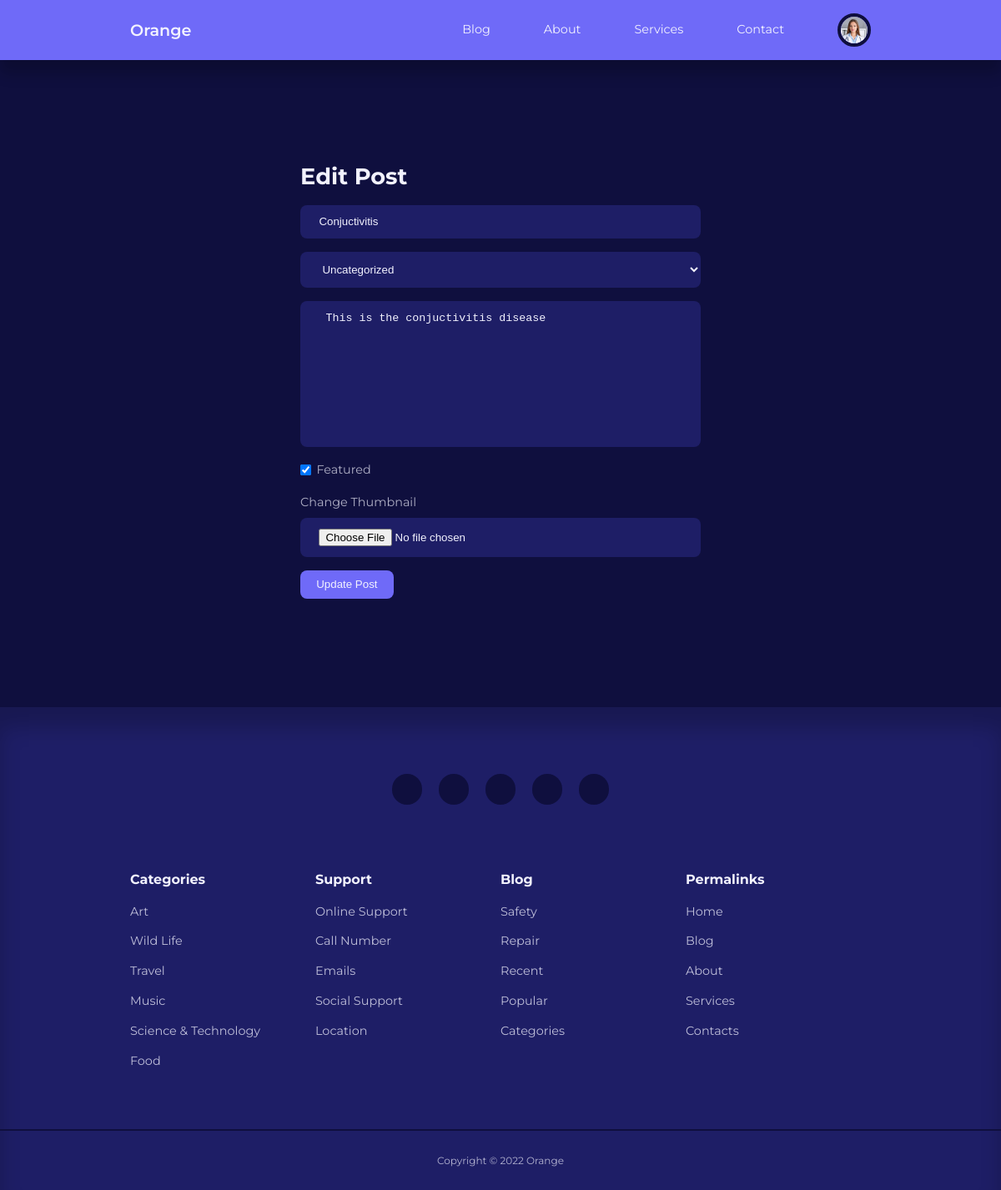
Screenshot of /admin/edit-post.php?id=1 (signed in) with the database file from the repository.
### tables this page shows
CREATE TABLE `users` (
  `id` int(11) UNSIGNED NOT NULL,
  `firstname` varchar(50) NOT NULL,
  `lastname` varchar(50) NOT NULL,
  `username` varchar(50) NOT NULL,
  `email` varchar(100) NOT NULL,
  `password` varchar(255) NOT NULL,
  `avatar` varchar(255) NOT NULL,
  `is_admin` tinyint(1) NOT NULL,
  `Specialization_title` varchar(50) NOT NULL,
  `specialization_id` int(11) UNSIGNED DEFAULT NULL
);

CREATE TABLE `diseaseposts` (
  `id` int(11) UNSIGNED NOT NULL,
  `title` varchar(250) NOT NULL,
  `body` text NOT NULL,
  `thumbnail` varchar(255) NOT NULL,
  `date_time` int(11) NOT NULL DEFAULT current_timestamp(),
  `category_id` int(11) UNSIGNED DEFAULT NULL,
  `author_id` int(11) UNSIGNED NOT NULL,
  `is_featured` tinyint(1) NOT NULL
);

### admin/partials/header.php (called while the page is built, shortened)
<?php
require '../partials/header.php';

### admin/edit-post.php (the view, shortened to what this page needs)
<?php
include 'partials/header.php';
$category_query="SELECT * FROM diseasecategories";
$categories=mysqli_query($connection,$category_query);
if(isset($_GET['id'])){
    $id=filter_var($_GET['id'],FILTER_SANITIZE_NUMBER_INT);
    $query="SELECT * FROM diseaseposts WHERE id=$id";
    $result=mysqli_query($connection,$query);
    $post=mysqli_fetch_assoc($result);
}
else{
    header('location:' . ROOT_URL . 'admin/');
    die();
}
?>
<section class="form_section">
    <div class="container form_section-container">
        <h2>Edit Post</h2>
        <form action="<?=ROOT_URL?>admin/edit-post-logic.php"enctype="multipart/form-data" method="POST">
            <input type="text" name="title" value="<?=$post['title']?>" placeholder="Title">
            <select name="category">
                <?php while($category=mysqli_fetch_assoc($categories)) : ?>
                    <option value="<?=$category['id' ]?>"><?=$category['title']?></option>
                    <?php endwhile?>
            </select>
            <textarea rows="10" name="body" placeholder="Body"><?=$post['body']?></textarea>
            <div class="form_control inline">
                <input type="checkbox" name="is_featured"  id="is_featured" value="1" checked >
                <label for="is_featured"> Featured</label>
            </div>
            <div class="form_control">
            <label for="thumbnail">Change Thumbnail</label>
            <input type="file" name="thumbnail" id="thumbnail">
            </div>
             <button type="submit" name="submit" class="btn">Update Post</button>
        </form>
    </div>
</section>
<?php
include '../partials/footer.php';
?>

### partials/header.php (shortened to what this page needs)
<?php
require 'config/database.php';
if(isset($_SESSION['user-id'])){
  $id=filter_var($_SESSION['user-id'],FILTER_SANITIZE_NUMBER_INT);
  $query="SELECT avatar FROM users WHERE id=$id";
  $result=mysqli_query($connection,$query);
  $avatar=mysqli_fetch_assoc($result);
}
?>
<!DOCTYPE html>
<html lang="en">
  <head>
    <link rel="stylesheet" href="https://cdn.jsdelivr.net/npm/swiper@8/swiper-bundle.min.css"/>
    <link rel="stylesheet" href="https://unicons.iconscout.com/release-pro/v4.0.0/css/line.css">
    <link rel="stylesheet" href="https://cdnjs.cloudflare.com/ajax/libs/font-awesome/6.2.1/css/all.min.css">
    <link rel="stylesheet" href="<?=ROOT_URL ?>css/style.css">
    </head>
    <body>
    <div id="root">
    <nav>
      <div class=" container nav__container">
        <a href="<?=ROOT_URL ?>" class="nav__logo">Orange</a>
        <ul class="nav_items">
         <li><a href="<?=ROOT_URL ?>blog.php">Blog</a></li>
         <li><a href="<?=ROOT_URL ?>about.php">About</a></li>
         <li><a href="<?=ROOT_URL ?>services.php">Services</a></li>
         <li><a href="<?=ROOT_URL ?>contact.php">Contact</a></li>
         <?php if(isset($_SESSION['user-id'])) : ?>
         <li class="nav_profile">
            <div class="avatar">
            <img src="<?=ROOT_URL . 'images/' . $avatar['avatar'] ?>">
            </div>
               </li>
          <?php else : ?>
         <li><a href="<?=ROOT_URL ?>signin.php">Signin</a></li>
         <?php endif ?>
        </ul>
      </div>
    </nav>

### css/style.css (style rules this page uses)
:root { --color-primary: #6f6af8; --color-primary-light:hsl(242,91%,69%,18%); --color-primary-variant:#5854c7; --color-red:#da0f3f; --color-red-light:hsl(346,87%,46%,15%); --color-green:#00c476; --color-green-light:hsl(156,100%,38%,15%); --color-gray-900: #1e1e66; --color-gray-700: #2d2b7c; --color-gray-300: rgba(242,242,254,0.3); --color-gray-200: rgba(242,242,254,0.7);; --color-white:#f2f2fe; --color-bg:#0f0f3e; --transition:all 300ms ease; --container-width-lg:74%; --container-width-md:88%; --form-width:40%; --card-boarder-radius-1:0.3rem; --card-boarder-radius-2:0.5rem; --card-boarder-radius-3:0.8rem; --card-boarder-radius-4:2rem; --card-boarder-radius-5:5rem; }
* { margin:0; padding:0; outline:0; border:0; appearance:0; list-style: none; text-decoration: none; box-sizing: border-box; }
body { font-family: 'Montserrat',sans-serif; line-height: 1.6; color: var(--color-gray-200); overflow-x: hidden ; background:var(--color-bg); font-size: 0.9rem; }
.container { width:var(--container-width-lg); max-width: 1800px; margin-inline:auto; }
section { margin-top: 3rem; width:100vw; }
h1,h2,h3,h4,h5 { color:var(--color-white); line-height: 1.3; }
h2 { font-size: 1.7rem; margin:1rem 0; }
a { color:var(--color-white); transition:var(--transition); }
img { display: block; width: 100%; object-fit: cover; }
nav { background:var(--color-primary); width:100vw; height:4.5rem; position:fixed; top:0; z-index:10; box-shadow: 0 1rem 1rem rgba(0,0,0,0.2); }
.nav__container { height:100%; display: flex; align-items: center; justify-content: space-between; }
.avatar { width: 2.5rem; height:2.5rem; border-radius: 50%; overflow: hidden; border:0.3rem solid var(--color-bg); }
.nav__logo { font-weight: 600; font-size: 1.2rem; }
.nav_items { display: flex; align-items: center; gap:4rem; }
.nav_profile { position:relative; cursor: pointer; }
.btn { display: inline-block; width: fit-content; padding:0.6rem 1.2rem; background-color: var(--color-primary); border-radius: var(--card-boarder-radius-2); cursor:pointer; transition: var(--transition); color:var(--color-white); }
.form_section { display: grid; place-items: center; height: 100vh; }
.form_section-container { width: var(--form-width); }
form { display: flex; flex-direction: column; gap: 1rem; }
.form_control { display: flex; flex-direction: column; gap:0.4rem }
.form_control.inline { flex-direction: row; align-items: center; }
input,textarea,select { padding:0.8rem 1.4rem; background-color: var(--color-gray-900); border-radius: var(--card-boarder-radius-2); resize: none; color:var(--color-white) }

### rows the page displays
users: avatar (picture)
diseaseposts: title "Conjuctivitis", body "This is the conjuctivitis disease"

### other values shown
form field category "Uncategorized"
